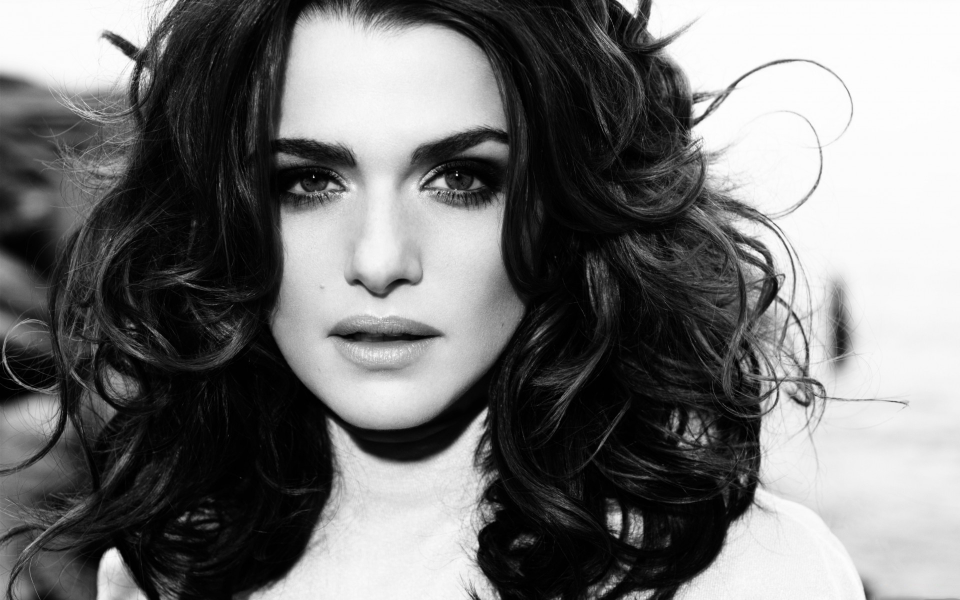
%> input picture hair2.jpg, 1920 x 1200 px (shown at 1/2 size)
$ octave Test_For_Func_Multilevel_Halftoing.m   (GNU Octave 9; MATLAB toolbox functions it lacks are replaced by stand-ins)
%> lines starting %> are read from the running program, lines starting %| are printed output that depends on the picture
### Func_Multilevel_Halftoing.m
%This function is mainly to process the image by the Alogtithm of
%Multilevel Halftoing.
%Note:This function will call the function of Func_Maximum_Error_Intensity
%and Func_Minimum_Error_Intensity.So please ensure the directory has
%included them firstly.
function B_Final=Func_Multilevel_Halftoing(Input_Image)
Input=Input_Image;
%set the level of gray of the output image.
m=8;
N=256;
%[k,n]=size(Input);
%N=2^(log2(max(m,n)));
Input=double(Input)/255;
Am=imresize(Input,[N,N]);
A0=ones(N,N);
A{1}=A0-(1-Am).^(m-1);
B{1}=Am;
%The input image is first decomposed into m-1 images
for d=2:m-1
    A{d}=A{d-1}-Am.^(d-1).*(factorial(m-1)/(factorial(d-1)*factorial(m-d))).*(1-Am).^(m-d);
    B{d}=B{d-1};
end

%Initialize mask R(x,y)=1 for all (x,y) to indicate they have not been
%processed.
iterate=1;
R=ones(N,N);
for n=1:(m-1)/2;
    N0=sum(sum(R));
    Budget1=round(sum(sum(A{m-n})));
    Budget0=round(N0-(sum(sum(A{n}))));
    Budget_Ratio=Budget1/Budget0;
    while Budget1+Budget0>0;
        if Budget1>=Budget_Ratio*Budget0;
 %Energy plane E=A{m-n}
         E=A{m-n};
 %Search for a pixel loaction in E via Maximum Error Intensity Guidance
 %We adopte the method prospered in Ref12.And we call the function of
 %Func_Maximun_Error_Intensity to get the coordinate in simplicity.
        [s,t]=Func_Maximum_Error_Intensity(E);
              for i=n:m-n;
                  B{i}(s,t)=1;
 %Diffuse error of A{i}(s,t) to its neighbors in A{i}
 %In simplicty,we add frame to A{i}
                 A_Frame=zeros(N+2,N+2);
                 A_Frame(2:N+1,2:N+1)=A{i};
                 R_Frame=ones(N+2,N+2);
                 R_Frame(2:N+1,2:N+1)=R;
                 H=[1,2,1;2 0 2;1 2 1];
%Adapte the parameters of the filter H1.
                  for u_x=1:3;
                     for v_y=1:3
                         if R_Frame(s+u_x-1,t+v_y-1)==0;
                            H(u_x,v_y)=0;
                         end
                     end
                 end
                 su=sum(sum(H));
                 if su~=0;
                 H1=H/su;
%Diffuse the error to its neighbors.
                 for p=1:3;
                     for q=1:3;
                         if R_Frame(s+p-1,t+q-1)==0;
                             A{i}(s+p-2,t+q-2)=A{i}(s+p-2,t+q-2)-(B{i}(s,t)-A{i}(s+p-2,t+q-2))*H1(p,q);
                         end
                     end
                 end
                 end
                 A{i}(s,t)=0;
              end
        Budget1=Budget1-1;
        else
 %Energy plane E=A{m-n}
        E=A{n};
 %Search for a pixel loaction in E via Minimum Error Intensity Guidance
 %We adopte the method prospered in Ref12.And we call the function of
 %Func_Minimun_Error_Intensity  to get the coordinate in simplicity.
         [s,t]=Func_Minimum_Error_Intensity(E);
              for i=n:m-n;
                  B{i}(s,t)=0;
 %Diffuse error of A{i}(s,t) to its neighbors in A{i}
 %In simplicty,we add frame to A{i}
                 A_Frame=zeros(N+2,N+2);
                 A_Frame(2:N+1,2:N+1)=A{i};
                 R_Frame=ones(N+2,N+2);
                 R_Frame(2:N+1,2:N+1)=R;
%Adapte the parameters of the filter H1.
                 H=[1,2,1;2 0 2;1 2 1];
                 for u_x=1:3;
                     for v_y=1:3
                         if R_Frame(s+u_x-1,t+v_y-1)==0;
                            H(u_x,v_y)=0;
                         end
                     end
                 end
                 su=sum(sum(H));
  %To adapt the parmater to aviod
                 if su~=0;
                 H1=H/su;
                 for p=1:3;
                     for q=1:3;
                         if R_Frame(s+p-1,t+q-1)==0;
                             A{i}(s+p-2,t+q-2)=A{i}(s+p-2,t+q-2)-(B{i}(s,t)-A{i}(s+p-2,t+q-2))*H1(p,q);
                         end
                     end
                 end
                 end
                  A{i}(s,t)=0;
          end
        Budget0=Budget0-1;
        end

 %Update mask R(s,t)=0 to indicate pixel(s,t) was processed.
         R(s,t)=0;
    end
 %Adapte the value in B
    for i=1:N;
        for j=1:N;
              if B{n}(i,j)~=0;
                 B{n}(i,j)=1;
              end
              if B{m-n}(i,j)~=1;
                 B{m-n}(i,j)=0;
               end
        end
    end
   fprintf('the iterate is %d.\n',iterate);
  iterate=1+iterate;
    end

B_Sum=zeros(N,N);
%Multilevel halftone is B(x,y)=sum(B{i})/m-1;
for i=1:m-1;
    B_Sum=B_Sum+B{i};
end
B_Final=B_Sum/(m-1);
figure(1);
imshow(B_Final);

### Test_For_Func_Multilevel_Halftoing.m
%This is a test example for the function of Func_Multiscale_Error_Diff(Input_Image);
Input=imread('hair2.jpg');
%> Input is the input picture: size 1200x1920x3 uint8; mean R, G, B 117.5, 117.5, 117.5
Input=rgb2gray(Input);
%> Input: size 1200x1920 uint8
%You had better resize the image into 256 x 256£¬or it cost much time to get
%the result.
%Bm is the image after processsing by the algorithm prospered by Chun.
N=256;
Input=imresize(Input,[N,N]);
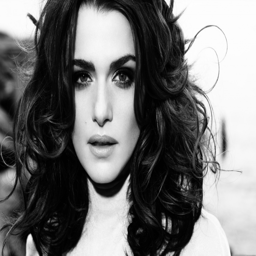
%> Input: size 256x256 uint8; min 0, max 255, mean 117.5
Bm=Func_Multilevel_Halftoing(Input);
%> after the loop in Func_Multilevel_Halftoing, `for d=2:m-1`: A = 7 items
%> (the run ends here)
